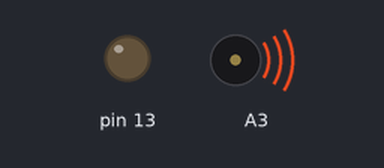
A sketch run on a simulated Arduino Uno, built with avr-gcc and run on an emulated ATmega328P. Parts: output pins drawn as LEDs (lit = HIGH), buzzer (waves = sounding).

Above: at 0.1 s.
Timing chart, 0 to 1.6 s (numbered marks = the images above):
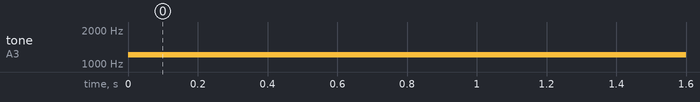

Measured:
- by itself, tone on A3: silent → 1212 Hz at 0.00 s

The sketch:

melodyjka.ino
```cpp
void setup() {
  pinMode(5,INPUT_PULLUP);
  pinMode(6,INPUT_PULLUP);
  pinMode(13,OUTPUT);
  digitalWrite(13,LOW);
  pinMode(A3,OUTPUT);

}

void loop() {
  tone(A3,1212,2000);

}
```
